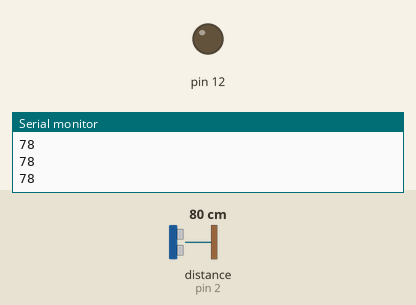
Bench run of a sketch on a simulated Arduino Uno, built with avr-gcc and run on an emulated ATmega328P. Parts: output pins drawn as LEDs (lit = HIGH), the last lines printed to the serial monitor. Wiring (inferred from the names in the program): ultrasonic range finder: trigger pin 3; echo pin 2. Dashed ring = blinking. The test bench sets the inputs (shaded band); at power-on: distance to the obstacle (sensor on pin 2) 80 cm. The echo pulse lasts 58.3 µs per cm; pins used as bus, display or sensor lines are not drawn.

Above: at 1.2 s.
1.3 s: distance to the obstacle (sensor on pin 2) set to 29 cm
2.8 s: distance to the obstacle (sensor on pin 2) set to 23 cm
At 3.1 s:
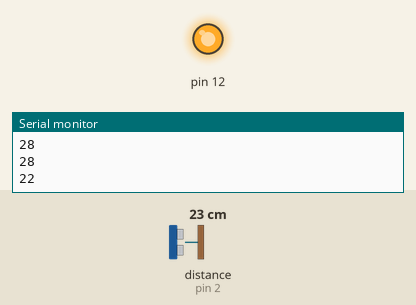
5.8 s: distance to the obstacle (sensor on pin 2) set to 35 cm
At 6.7 s:
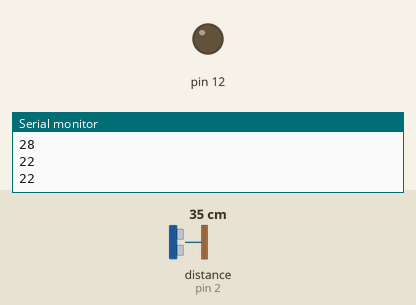
7.3 s: distance to the obstacle (sensor on pin 2) set to 18 cm
At 7.7 s:
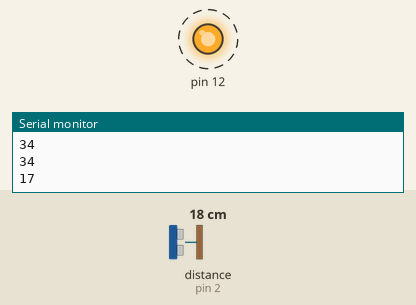
Timing chart, 0 to 11.3 s (numbered marks = the images above; inputs shaded):
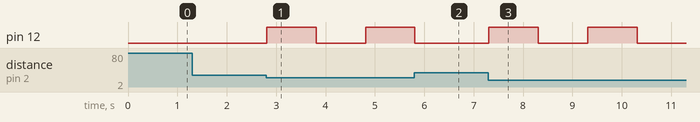

The sketch:

ultrosonic_sensor.ino
```cpp
#include <Ultrasonic.h>
int trigerpin=3;
int echopin=2;

int val=0;
int dis=0;
void setup() {
  // put your setup code here, to run once:
  pinMode(12,OUTPUT);
  pinMode(echopin,INPUT);
  pinMode(trigerpin,OUTPUT);
  Serial.begin(9600);
}

void loop() {
  // put your main code here, to run repeatedly:
  digitalWrite(trigerpin,LOW);
  delayMicroseconds(2);
  digitalWrite(trigerpin,HIGH);
  delayMicroseconds(10);
  digitalWrite(trigerpin,LOW);

  val= pulseIn(echopin,HIGH);
  //delay(1000);

  dis= val*0.017;
  Serial.println(dis);
  //delay(1000);
  if ( (dis<25)&&(dis >10) ){

    digitalWrite(12,HIGH);
    delay(1000);
    digitalWrite(12,LOW);
    delay(1000);
    }

    if (dis<10) {
       digitalWrite(12,HIGH);
    delay(100);
    digitalWrite(12,LOW);
    delay(100);

  }
  else {
    digitalWrite(12,LOW);
  }
}
```

Measured:
- the behaviour switches between 26 and 25 cm on distance to the obstacle (sensor on pin 2) (found by bisection; images 0 and 1)
- after the input at 2.8 s, pin 12: LOW → HIGH at once, → LOW 1.0 s later, → HIGH 1.0 s later
- after the input at 5.8 s, pin 12: goes on until 5.8 s, then stays LOW
- after the input at 7.3 s, pin 12: alternates HIGH for 1.0 s and LOW for 1.0 s, starting at once
